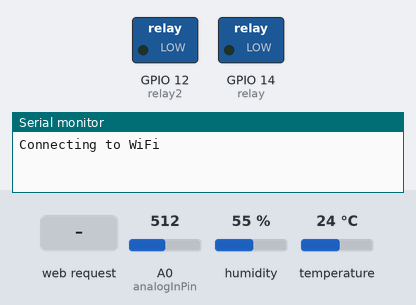
Recording of a sketch running on a simulated ESP8266 (NodeMCU). On the bench: switched loads named in the sketch (green lamp = pin HIGH), the last lines printed to the serial monitor. The test bench sets the inputs (shaded band); at power-on: A0 (analogInPin) = 512, humidity 55 %, temperature 24 °C. WiFi joins after 1.5 s; servers stay silent unless stated.

Above: at 0.1 s.
At 2.07 s:
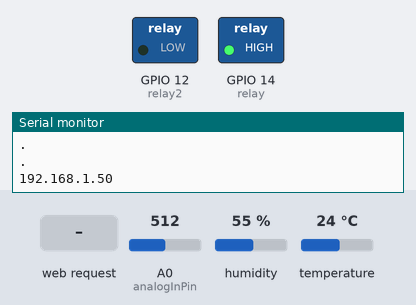
At 3.2 s:
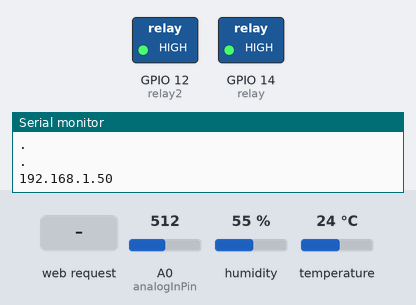
3.3 s: HTTP request GET /get received
Timing chart, 0 to 6.3 s (numbered marks = the images above; inputs shaded):
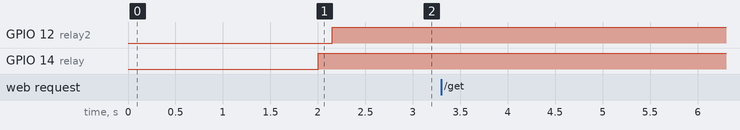

The sketch:

source_code.ino
```cpp
#include <Arduino.h>
#include <ESP8266WiFi.h>
#include <ESPAsyncTCP.h>
#include "ESPAsyncWebServer.h"
#include "Adafruit_Sensor.h"
#include "DHT.h"
#include "FS.h"


  bool is1V1Output = false;
const int analogInPin = A0;
int minADC = 38;
int maxADC = 940;
const int relay = 14;
const int relay2 = 12;
int moistureValue, mappedValue;

int Podlewanko;
int Nawilzanko;


#define DHTPIN 5

#define DHTTYPE DHT22

DHT dht(DHTPIN, DHTTYPE);

AsyncWebServer server(80);

const char* ssid = "nazwa sieci wifi";
const char* password = "haslo";

const char* PARAM_INT = "inputInt";
const char* PARAM_INT2 = "inputInt2";

float t = 0.0;
float h = 0.0;
float hg = 0.0;


const char index_html[] PROGMEM = R"rawliteral(
<!DOCTYPE HTML>
<html>
<head>
  <title>Interfejs parametry srodowiskowe</title>
  <meta name="viewport" content="width=device-width, initial-scale=1">

  <link rel="stylesheet" href="https://use.fontawesome.com/releases/v5.7.2/css/all.css" integrity="sha384-fnmOCqbTlWIlj8LyTjo7mOUStjsKC4pOpQbqyi7RrhN7udi9RwhKkMHpvLbHG9Sr" crossorigin="anonymous">

  <style>
    html {
      font-family: Times New Roman;
      display: flex;
      align-items: center;
      justify-content: center;
      height: 100%%;
    }

    body {
      text-align: center;
    }

    h2 {
      font-size: 3.5rem;
    }

    p {
      font-size: 3.5rem;
    }

    .jednostki {
      font-size: 1.5rem;
    }

    .Odczyt-DHT {
      font-size: 1.8rem;
      vertical-align: middle;
      padding-bottom: 20px;
    }

       input {
      width: 15%%;
      padding: 12px 20px;
      margin: 8px 0;
      box-sizing: border-box;
      border: 2px solid green;
      border-radius: 2px;
    }
  </style>
</head>

<body>
  <h2>Parametry srodowiskowe szklarni</h2>

  <p>
    <i class="fas fa-thermometer-half" style="color:#059e8a;"></i>
    <span class="Odczyt-DHT">Temperatura</span>
    <br>
    <span id="Temperatura">%Temperatura%</span>
    <sup class="jednostki">&deg;C</sup>
  </p>

  <p>
    <i class="fas fa-tint" style="color:#00add6;"></i>
    <span class="Odczyt-DHT">Wilgoc w powietrzu</span>
    <br>
    <span id="Wilgoc">%Wilgoc%</span>
    <sup class="jednostki">&#37;</sup>
  </p>

  <p>
    <i class="fas fa-tint" style="color:#00add6;"></i>
    <span class="Odczyt-DHT">Wilgotnosc gleby</span>
    <br>
    <span id="WilgocGleby">%WilgocGleby%</span>
    <sup class="jednostki">&#37;</sup>
  </p>

  <br>

  <form action="/get" target="hidden form">
    <div class="Odczyt-DHT">
      <i class="fa fa-leaf" style="color:#12ef4c;"></i>
      Podlewanie:
      <input type="number" name="inputInt" name="inputField">
      <input type="submit" value="wyslij" id="inputField">
    </div>
  </form>

  <br>

  <form action="/get">
    <div class="Odczyt-DHT">
      <i class="fas fa-water" style="color:#00add6;"></i>
      Nawilzanie:
      <input type="number" name="inputInt2" name="inputField2">
      <input type="submit" value="wyslij" id="inputField2">
    </div>
  </form>

</body>

<script>
  setInterval(function() {
    var xhttp = new XMLHttpRequest();
    xhttp.onreadystatechange = function() {
      if (this.readyState == 4 && this.status == 200) {
        document.getElementById("Temperatura").innerHTML = this.responseText;
      }
    };
    xhttp.open("GET", "/Temperatura", true);
    xhttp.send();
  }, 10000);

  setInterval(function() {
    var xhttp = new XMLHttpRequest();
    xhttp.onreadystatechange = function() {
      if (this.readyState == 4 && this.status == 200) {
        document.getElementById("Wilgoc").innerHTML = this.responseText;
      }
    };
    xhttp.open("GET", "/Wilgoc", true);
    xhttp.send();
  }, 10000);

  setInterval(function() {
    var xhttp = new XMLHttpRequest();
    xhttp.onreadystatechange = function() {
      if (this.readyState == 4 && this.status == 200) {
        document.getElementById("WilgocGleby").innerHTML = this.responseText;
      }
    };
    xhttp.open("GET", "/WilgocGleby", true);
    xhttp.send();
  }, 10000);
</script>

</html>
)rawliteral";

unsigned long previousMillis = 0;  // Kiedy ostatnio DHT był zaktualizowany

// aktualizacja odczytów Dht co 10s
const long interval = 10000;

String processor(const String& var) {  // funkcja processor(), zastępuje placeholdery w tekście HTML rzeczywistymi wartościami temperatury i wilgotności.
  //Serial.println(var);
  if (var == "Temperatura") {  //Kiedy strona internetowa jest zażądana, sprawdza, czy HTML ma jakieś placeholdery. Jeśli znajdzie placeholder %TEMPERATURA%,
    return String(t);          //zwraca temperaturę, która jest przechowywana na zmiennej t.
  } else if (var == "Wilgoc") {
    return String(h);
  } else if (var == "WilgocGleby") {
    return String(hg);
  }


  return String();
}

void setup() {

  Serial.begin(115200);
  dht.begin();           //Inicjalizacja czujnika DHT
  pinMode(relay,OUTPUT);
   pinMode(relay2,OUTPUT);


  //łączenie z siecią wifi
  WiFi.begin(ssid, password);
  Serial.println("Connecting to WiFi");
  while (WiFi.status() != WL_CONNECTED) {
    delay(1000);
    Serial.println(".");
  }
  Serial.println(WiFi.localIP());


  //obsługa serwera WWW.
  server.on("/", HTTP_GET, [](AsyncWebServerRequest* request) {  //Kiedy wykonuje żądanie na głównym adresie URL, wysyła tekst HTML, który jest przechowywany w zmiennej index_html.
    request->send_P(200, "text/html", index_html, processor);
  });


  server.on("/Temperatura", HTTP_GET, [](AsyncWebServerRequest* request) {  //dodanie dwów dodatkowych handlerów, aby zaktualizować odczyty temperatury i wilgotności.
    request->send_P(200, "text/plain", String(t).c_str());                  //Kiedy otrzyma żądanie na adres URL /temperatura,  to wysyła zaktualizowaną wartość temperatury.
  });
                                                                          //Jest to zwykły tekst i powinien być wysłany jako znak, więc używta została metody c_str().
  server.on("/Wilgoc", HTTP_GET, [](AsyncWebServerRequest* request) {
    request->send_P(200, "text/plain", String(h).c_str());
  });


  server.on("/WilgocGleby", HTTP_GET, [](AsyncWebServerRequest* request) {
    request->send_P(200, "text/plain", String(hg).c_str());
  });


  server.on("/get", HTTP_GET, [](AsyncWebServerRequest* request) {
    String inputMessage;
    String inputParam;

    if (request->hasParam(PARAM_INT)) {
      inputMessage = request->getParam(PARAM_INT)->value();

      Podlewanko = inputMessage.toInt();

      inputParam = PARAM_INT;


    }

    else if (request->hasParam(PARAM_INT2)) {
      inputMessage = request->getParam(PARAM_INT2)->value();

      Nawilzanko = inputMessage.toInt();

      inputParam = PARAM_INT2;

    }
    else{
    inputMessage = "nie wyslano wartosci zmiennej";
    inputParam = "none";
  }
    Serial.println(inputMessage);
    request->send(200,"text/html", "ZAPYTANIE HTTP GET wyslane na esp poprzez pole input ("+ inputParam + ")o wartosci: "+ inputMessage + "<br><a href=\"/\">Powrot do strony glownej</a>");
  });


  server.begin();
}

void loop() {

moistureValue = analogRead(analogInPin);
mappedValue = map(moistureValue,minADC,maxADC,0,100);


if (mappedValue < Podlewanko && Podlewanko != 0 ){
  digitalWrite(relay,LOW);
  delay(150);
}
  else{
  digitalWrite(relay,HIGH);
  delay(150);
}

if (h < Nawilzanko && Nawilzanko !=0 ){
digitalWrite(relay2,LOW);
delay(150);
}
  else{
    digitalWrite(relay2,HIGH);
    delay(150);
  }

  unsigned long currentMillis = millis();
  if (currentMillis - previousMillis >= interval) {  //sprawdza, czy nadszedł czas, aby uzyskać nowe odczyty z czujnika


    previousMillis = currentMillis;


Serial.print("analog value: ");
Serial.println(moistureValue);


    float newT = dht.readTemperature();

    if (isnan(newT)) {
      Serial.println("Błąd zczytywania z czujnika DHT22!!");
    } else {  //jeśli zmienna newT jest prawidłowym odczytem temperatury, aktualizujemy zmienną t.
      t = newT;
      Serial.println(t);
    }

    float newH = dht.readHumidity();

    if (isnan(newH)) {
      Serial.println("Błąd zczytywania z czujnika DHT22!!");
    } else {
      h = newH;
      Serial.println(h);
    }


    float newHg = mappedValue;

    if (isnan(mappedValue)) {
      Serial.println("Błąd zczytywania z czujnika wilgoci GLEBY!!");
    } else {
      hg = newHg;
      Serial.print("Wilgoc gleby: ");
      Serial.println(mappedValue);
    }
    Serial.print("zadana wilgoc gleby = ");
    Serial.println(Podlewanko);
  }
}
```
